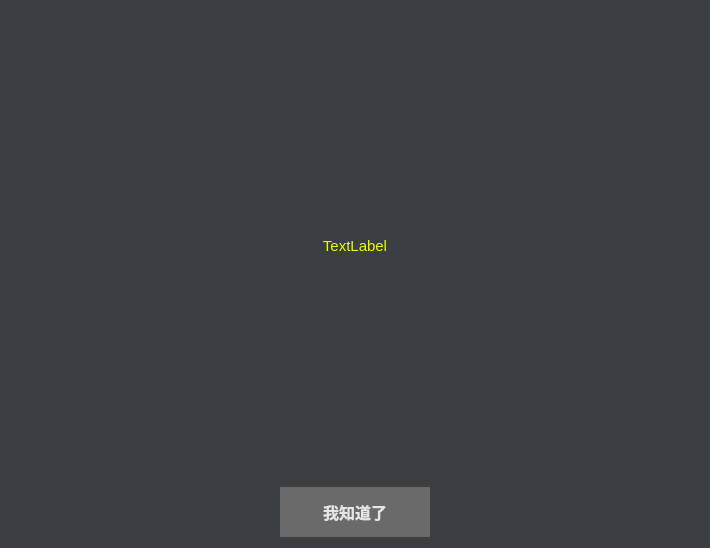
<?xml version="1.0" encoding="UTF-8"?>
<ui version="4.0">
 <class>Form</class>
 <widget class="QWidget" name="Form">
  <property name="geometry">
   <rect>
    <x>0</x>
    <y>0</y>
    <width>710</width>
    <height>548</height>
   </rect>
  </property>
  <property name="sizePolicy">
   <sizepolicy hsizetype="Fixed" vsizetype="Fixed">
    <horstretch>0</horstretch>
    <verstretch>0</verstretch>
   </sizepolicy>
  </property>
  <property name="windowTitle">
   <string>Form</string>
  </property>
  <property name="styleSheet">
   <string notr="true">*{
background-color:#3c3f42;
color: #e6e6e6;
}

*:disabled {
	background-color: #3c3f42;
	color: #afafaf;
	cursor: not-allowed;

}
QListWidget:disabled,QTextEdit:disabled,QLineEdit:disabled,QTabWidget:disabled{
background-color:rgb(40, 40, 40);
}
QTextBrowser:disabled{
background-color:rgb(40, 40, 40);
color: rgb(152, 197, 150);
}

QPushButton:disabled {
	background-color: rgb(80, 80, 80);
	color: #afafaf;
	cursor: not-allowed;

}

QCheckBox:hover,QRadioButton:hover {
color: white;
}

QPushButton:hover {

font-weight: bold;
background-color:rgb(84, 84, 84);
color: white;
border-radius: 2pt;

}

QPushButton{
font-weight: bold;
background-color:rgb(106, 106, 106);
color: #e6e6e6;
border-radius: 2pt;
}

QTextBrowser,QListWidget,QTextEdit,QTabWidget{
background-color:rgb(40, 40, 40);
color: rgba(152, 197, 150, 185);
font-size:10pt;
}

QTextBrowser:hover,QTextEdit:hover{
background-color:rgb(40, 40, 40);
color: rgb(152, 197, 150);
font-size:10pt;
}

QLineEdit{
background-color:rgb(40, 40, 40);
color: rgba(152, 197, 150, 185);
font-size:12pt;
}

QLineEdit:hover{
background-color:rgb(40, 40, 40);
color: rgb(152, 197, 150);
font-size:12pt;
}


QLabel{
color: #ebf905;
}



QRadioButton,QCheckBox {
        border: none;
        border-radius: 9px;
}
QRadioButton::indicator,QCheckBox::indicator{
    background-color: rgb(42, 45, 66);
    border: 0px solid #b1b1b1;
	width: 18px;
	height: 18px;
	border-radius: 9px;
}

QRadioButton::indicator:checked,QCheckBox::indicator:checked {
    background-color: #ebf905;
    border-color: #ebf905;
}

QMenuBar { background-color: transparent; }
QMenuBar::item { background-color: transparent; }
QMenuBar::item:selected { background-color:transparent; color: #ffffff;}
QMenu { background-color: transparent; }
QMenu::item { background-color: transparent; }
QMenu::item:selected { background-color: transparent; color: #ffffff; }

</string>
  </property>
  <layout class="QHBoxLayout" name="horizontalLayout" stretch="0">
   <item>
    <layout class="QVBoxLayout" name="verticalLayout" stretch="3,1">
     <property name="spacing">
      <number>6</number>
     </property>
     <property name="leftMargin">
      <number>0</number>
     </property>
     <property name="topMargin">
      <number>0</number>
     </property>
     <property name="rightMargin">
      <number>0</number>
     </property>
     <item>
      <widget class="QLabel" name="label_model_info_show">
       <property name="sizePolicy">
        <sizepolicy hsizetype="Expanding" vsizetype="Expanding">
         <horstretch>0</horstretch>
         <verstretch>0</verstretch>
        </sizepolicy>
       </property>
       <property name="font">
        <font>
         <pointsize>11</pointsize>
        </font>
       </property>
       <property name="text">
        <string>TextLabel</string>
       </property>
       <property name="alignment">
        <set>Qt::AlignCenter</set>
       </property>
       <property name="wordWrap">
        <bool>true</bool>
       </property>
      </widget>
     </item>
     <item>
      <layout class="QHBoxLayout" name="horizontalLayout_2">
       <item>
        <spacer name="horizontalSpacer_2">
         <property name="orientation">
          <enum>Qt::Horizontal</enum>
         </property>
         <property name="sizeHint" stdset="0">
          <size>
           <width>40</width>
           <height>20</height>
          </size>
         </property>
        </spacer>
       </item>
       <item>
        <widget class="QPushButton" name="btn_premium_i_know">
         <property name="sizePolicy">
          <sizepolicy hsizetype="Fixed" vsizetype="Fixed">
           <horstretch>0</horstretch>
           <verstretch>0</verstretch>
          </sizepolicy>
         </property>
         <property name="minimumSize">
          <size>
           <width>150</width>
           <height>50</height>
          </size>
         </property>
         <property name="font">
          <font>
           <pointsize>12</pointsize>
           <weight>75</weight>
           <bold>true</bold>
          </font>
         </property>
         <property name="text">
          <string>我知道了</string>
         </property>
        </widget>
       </item>
       <item>
        <spacer name="horizontalSpacer">
         <property name="orientation">
          <enum>Qt::Horizontal</enum>
         </property>
         <property name="sizeHint" stdset="0">
          <size>
           <width>40</width>
           <height>20</height>
          </size>
         </property>
        </spacer>
       </item>
      </layout>
     </item>
    </layout>
   </item>
  </layout>
 </widget>
 <resources/>
 <connections/>
</ui>
